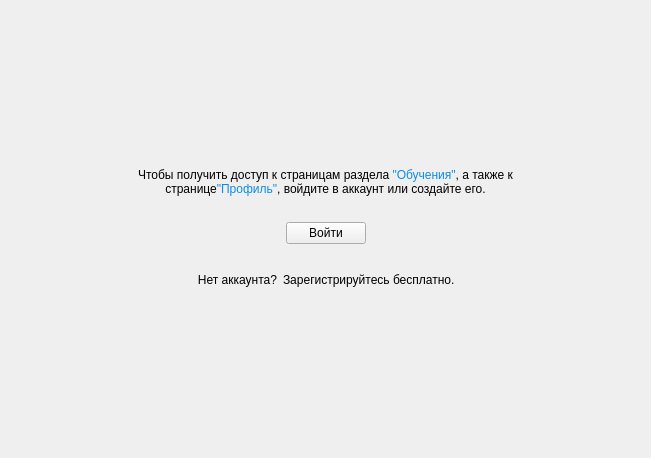
<?xml version="1.0" encoding="UTF-8"?>
<ui version="4.0">
 <class>GetStartedPage</class>
 <widget class="QWidget" name="GetStartedPage">
  <property name="geometry">
   <rect>
    <x>0</x>
    <y>0</y>
    <width>651</width>
    <height>458</height>
   </rect>
  </property>
  <property name="windowTitle">
   <string>Form</string>
  </property>
  <layout class="QVBoxLayout" name="verticalLayout">
   <item>
    <spacer name="verticalSpacer">
     <property name="orientation">
      <enum>Qt::Vertical</enum>
     </property>
     <property name="sizeHint" stdset="0">
      <size>
       <width>20</width>
       <height>40</height>
      </size>
     </property>
    </spacer>
   </item>
   <item>
    <layout class="QHBoxLayout" name="horizontalLayout_3">
     <item>
      <spacer name="horizontalSpacer_5">
       <property name="orientation">
        <enum>Qt::Horizontal</enum>
       </property>
       <property name="sizeType">
        <enum>QSizePolicy::Maximum</enum>
       </property>
       <property name="sizeHint" stdset="0">
        <size>
         <width>80</width>
         <height>20</height>
        </size>
       </property>
      </spacer>
     </item>
     <item>
      <widget class="QLabel" name="lbl_intro">
       <property name="text">
        <string>&lt;html&gt;&lt;head/&gt;&lt;body&gt;&lt;p&gt;Чтобы получить доступ к страницам раздела &lt;span style=&quot; color:#0c8ce8;&quot;&gt;&amp;quot;Обучения&amp;quot;&lt;/span&gt;, а также к странице&lt;span style=&quot; color:#0c8ce8;&quot;&gt;&amp;quot;Профиль&amp;quot;&lt;/span&gt;, войдите в аккаунт или создайте его.&lt;/p&gt;&lt;/body&gt;&lt;/html&gt;</string>
       </property>
       <property name="alignment">
        <set>Qt::AlignCenter</set>
       </property>
       <property name="wordWrap">
        <bool>true</bool>
       </property>
      </widget>
     </item>
     <item>
      <spacer name="horizontalSpacer_4">
       <property name="orientation">
        <enum>Qt::Horizontal</enum>
       </property>
       <property name="sizeType">
        <enum>QSizePolicy::Maximum</enum>
       </property>
       <property name="sizeHint" stdset="0">
        <size>
         <width>80</width>
         <height>20</height>
        </size>
       </property>
      </spacer>
     </item>
    </layout>
   </item>
   <item>
    <spacer name="verticalSpacer_3">
     <property name="orientation">
      <enum>Qt::Vertical</enum>
     </property>
     <property name="sizeType">
      <enum>QSizePolicy::Maximum</enum>
     </property>
     <property name="sizeHint" stdset="0">
      <size>
       <width>20</width>
       <height>20</height>
      </size>
     </property>
    </spacer>
   </item>
   <item>
    <layout class="QHBoxLayout" name="horizontalLayout_2">
     <item>
      <spacer name="horizontalSpacer_2">
       <property name="orientation">
        <enum>Qt::Horizontal</enum>
       </property>
       <property name="sizeHint" stdset="0">
        <size>
         <width>40</width>
         <height>20</height>
        </size>
       </property>
      </spacer>
     </item>
     <item>
      <widget class="QPushButton" name="btn_login">
       <property name="cursor">
        <cursorShape>PointingHandCursor</cursorShape>
       </property>
       <property name="text">
        <string>Войти</string>
       </property>
      </widget>
     </item>
     <item>
      <spacer name="horizontalSpacer_3">
       <property name="orientation">
        <enum>Qt::Horizontal</enum>
       </property>
       <property name="sizeHint" stdset="0">
        <size>
         <width>40</width>
         <height>20</height>
        </size>
       </property>
      </spacer>
     </item>
    </layout>
   </item>
   <item>
    <spacer name="verticalSpacer_4">
     <property name="orientation">
      <enum>Qt::Vertical</enum>
     </property>
     <property name="sizeType">
      <enum>QSizePolicy::Maximum</enum>
     </property>
     <property name="sizeHint" stdset="0">
      <size>
       <width>20</width>
       <height>20</height>
      </size>
     </property>
    </spacer>
   </item>
   <item>
    <layout class="QHBoxLayout" name="horizontalLayout">
     <item>
      <spacer name="horizontalSpacer">
       <property name="orientation">
        <enum>Qt::Horizontal</enum>
       </property>
       <property name="sizeHint" stdset="0">
        <size>
         <width>40</width>
         <height>20</height>
        </size>
       </property>
      </spacer>
     </item>
     <item>
      <widget class="QLabel" name="lbl_no_acc">
       <property name="text">
        <string>&lt;html&gt;&lt;head/&gt;&lt;body&gt;&lt;p&gt;Нет аккаунта?&lt;/p&gt;&lt;/body&gt;&lt;/html&gt;</string>
       </property>
       <property name="alignment">
        <set>Qt::AlignRight|Qt::AlignTrailing|Qt::AlignVCenter</set>
       </property>
       <property name="wordWrap">
        <bool>true</bool>
       </property>
      </widget>
     </item>
     <item>
      <widget class="QLabel" name="lbl_signup">
       <property name="cursor">
        <cursorShape>PointingHandCursor</cursorShape>
       </property>
       <property name="text">
        <string>&lt;html&gt;&lt;head/&gt;&lt;body&gt;&lt;p&gt;Зарегистрируйтесь бесплатно.&lt;/p&gt;&lt;/body&gt;&lt;/html&gt;</string>
       </property>
       <property name="wordWrap">
        <bool>false</bool>
       </property>
      </widget>
     </item>
     <item>
      <spacer name="horizontalSpacer_6">
       <property name="orientation">
        <enum>Qt::Horizontal</enum>
       </property>
       <property name="sizeHint" stdset="0">
        <size>
         <width>40</width>
         <height>20</height>
        </size>
       </property>
      </spacer>
     </item>
    </layout>
   </item>
   <item>
    <spacer name="verticalSpacer_2">
     <property name="orientation">
      <enum>Qt::Vertical</enum>
     </property>
     <property name="sizeHint" stdset="0">
      <size>
       <width>20</width>
       <height>40</height>
      </size>
     </property>
    </spacer>
   </item>
  </layout>
 </widget>
 <resources/>
 <connections/>
</ui>
